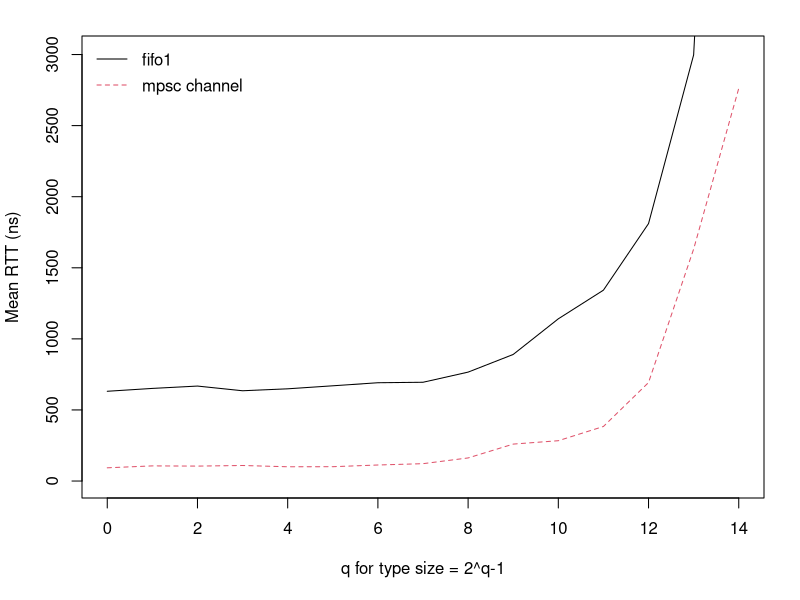
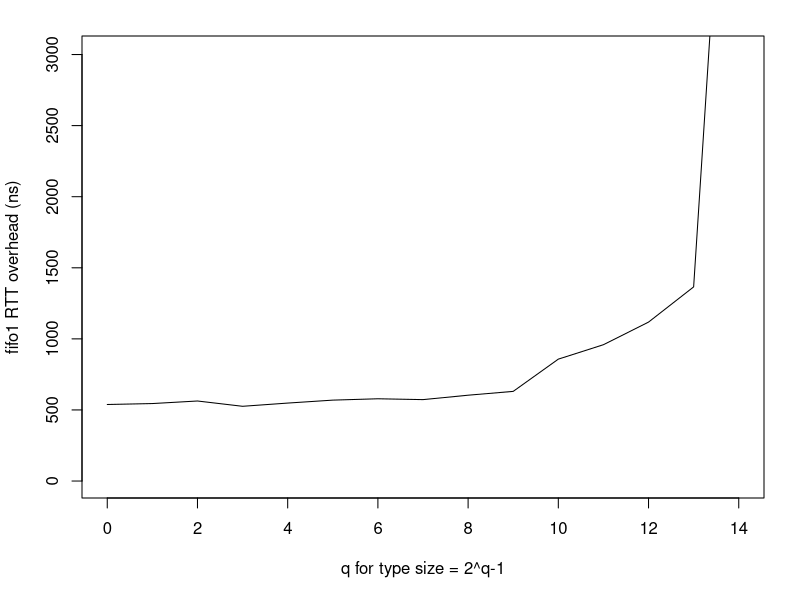

Recreate these plots in R, in order.
setwd("C:/Users/chris/OneDrive/Documents/LaTeX/Msc2/experiments")

mypng <- function(filename) {
  png(
    filename,
    width     = 3.3,
    height    = 3.3,
    units     = "in",
    res       = 1000,
    pointsize = 9
  )
}
milis = 1000
bil = 1000000000
#####################################################################

x = 0:14
reps = 100000
reo = c(63.13461, 65.14954, 66.80122, 63.49879, 64.86871, 66.98967, 69.14193,
      69.47564, 76.61765, 89.04745, 114.10968, 134.26562,
      181.08886, 299.73297, 903.00934);
mpsc = c(9.29991, 10.65254, 10.5035, 10.92912, 10.03323, 10.07968, 11.2787,
         12.20944, 16.24493, 25.9815, 28.36046, 38.37119,
         69.29128, 163.17103, 276.16403);

mypng("rtt_0.png")
op <- par(mar = c(5.1, 4.1, 1.8, 1.8))
plot(x, reo/reps/milis*bil, log='', type='l', xlab="q for type size = 2^q-1",
     ylim=c(1, 3010), ylab = "Mean RTT (ns)")
lines(x, mpsc/reps/milis*bil, type='l', col=2, lty=2)
legend("topleft", legend=c("fifo1", "mpsc channel") , col=1:2,  ncol=1,
       y.intersp=1.3, cex=1, xjust=0, bty = "n", lty=1:2
)
dev.off()

mypng("rtt_1.png")
op <-par(mar = c(5.1, 4.1, 1.8, 1.8))
plot(x, reo/reps/milis*bil - mpsc/reps/milis*bil, log='', type='l',
     xlab="q for type size = 2^q-1", ylim=c(1, 3010), ylab = "fifo1 RTT overhead (ns)")
dev.off()
